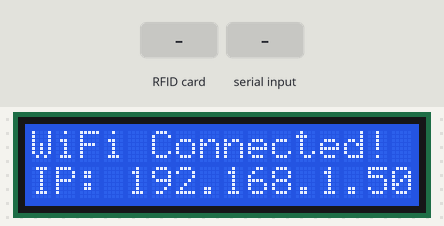
The sketch below on a simulated ESP8266 (NodeMCU). On the bench: 16×2 character LCD. The test bench sets the inputs (shaded band). WiFi joins after 1.5 s; servers stay silent unless stated; uploads are accepted with an empty reply; what the sketch prints to the serial monitor is not drawn.

Above: at 3.0 s.
3.1 s: RFID card 5E 7A 19 C4 held to the reader
At 4.3 s:
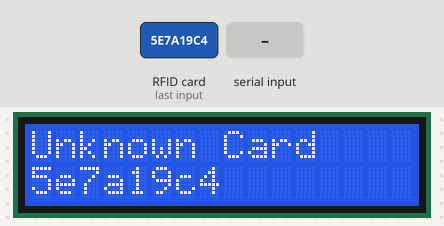
4.9 s: "1" received over the second serial link
At 6.4 s:
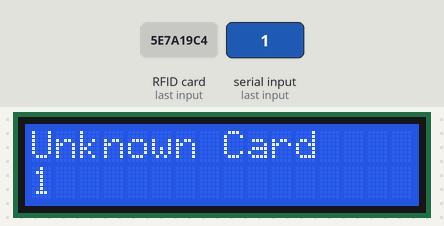
6.7 s: "0" received over the second serial link
At 7.7 s:
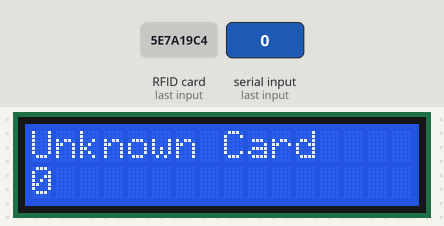
Timing chart, 0 to 9.7 s (numbered marks = the images above; inputs shaded):
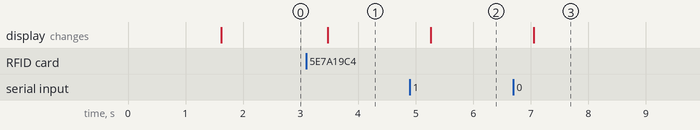

The sketch:

GSHET2.ino
```cpp
#include <ESP8266WiFi.h>
#include <ESP8266HTTPClient.h>
#include <ESP8266WebServer.h>
#include <ArduinoJson.h>
#include <SPI.h>
#include <MFRC522.h>
#include <SoftwareSerial.h>
#include <WiFiClientSecure.h>
#include <Wire.h>
#include <LiquidCrystal_I2C.h>

#define SS_PIN    15  // RFID SS Pin
#define RST_PIN   5   // RFID RST Pin
#define EM18_RX   4   // EM18 RX Pin

MFRC522 mfrc522(SS_PIN, RST_PIN);
SoftwareSerial RFID(EM18_RX, -1);
WiFiClientSecure client;
ESP8266WebServer server(80);
LiquidCrystal_I2C lcd(0x27, 16, 2); // 0x3F LCD I2C Address 0x27

const char* ssid = "OneTwo";
const char* password = "0zerotwo";
const char* githubURL = "https://raw.githubusercontent.com/isg32/ESP8266_dotfile/main/cards.json";
const char* scriptURL = "https://script.google.com/macros/s/AKfycbxu1N6nZc_FFEEXuM5pLog_QdqGaM3mewnFWRzcD1QD2hS9Ixi4pjAoV5_VMFOZtceT9w/exec";

String logs = ""; // Store logs for the web UI
DynamicJsonDocument cardDB(2048);

void setup() {
    Serial.begin(115200);
    lcd.begin(16,2);
    lcd.backlight();
    lcd.clear();  // Clear display before writing

    lcd.setCursor(0, 0);
    lcd.print("WiFi Connecting...");
    WiFi.begin(ssid, password);

    Serial.print("Connecting to WiFi");
    while (WiFi.status() != WL_CONNECTED) {
        delay(500);
        Serial.print(".");
    }

    String ip = WiFi.localIP().toString();
    Serial.println("\nConnected! IP: " + ip);

    lcd.clear();
    lcd.setCursor(0, 0);
    lcd.print("WiFi Connected!");
    lcd.setCursor(0, 1);
    lcd.print("IP: " + ip);

    logs += "ESP8266 IP: " + ip + "<br>";

    SPI.begin();
    mfrc522.PCD_Init();
    RFID.begin(9600);
    client.setInsecure();
    fetchCardDatabase();

    server.on("/", HTTP_GET, []() {
        server.send(200, "text/html", generateHTML());
    });
    server.begin();
}

void loop() {
    server.handleClient();
    String card = readMFRC522();
    if (card != "") processCard(card);

    card = readEM18();
    if (card != "") processCard(card);

    delay(500);
}

void fetchCardDatabase() {
    if (WiFi.status() != WL_CONNECTED) return;
    HTTPClient http;
    http.begin(client, githubURL);
    int httpResponseCode = http.GET();
    if (httpResponseCode == 200) {
        String payload = http.getString();
        DeserializationError error = deserializeJson(cardDB, payload);
        if (!error) {
            logs += "Card Database Loaded!<br>";
            Serial.println("Card Database Loaded!");
        }
    }
    http.end();
}

String readMFRC522() {
    if (!mfrc522.PICC_IsNewCardPresent() || !mfrc522.PICC_ReadCardSerial()) return "";
    String uid = "";
    for (byte i = 0; i < mfrc522.uid.size; i++) uid += String(mfrc522.uid.uidByte[i], HEX);
    mfrc522.PICC_HaltA();
    return uid;
}

String readEM18() {
    String card = "";
    while (RFID.available()) card += (char)RFID.read();
    card.trim();
    return card.length() ? card : "";
}

void processCard(String uid) {
    String name = matchCard(uid);
    lcd.clear();

    if (name == "") {
        lcd.setCursor(0, 0);
        lcd.print("Unknown Card");
        lcd.setCursor(0, 1);
        lcd.print(uid);

        logs += "Unknown Card " + uid + "<br>";
        Serial.println("Unknown Card " + uid);
        sendToGoogleSheets("Unknown", uid);
        return;
    }

    lcd.setCursor(0, 0);
    lcd.print("User: " + name);
    lcd.setCursor(0, 1);
    lcd.print("UID: " + uid);

    String logEntry = name + " (" + uid + ")<br>";
    logs += logEntry;
    Serial.println(logEntry);
    sendToGoogleSheets(name, uid);
}

String matchCard(String uid) {
    for (JsonArray::iterator it = cardDB.as<JsonArray>().begin(); it != cardDB.as<JsonArray>().end(); ++it) {
        if ((*it)["uid"].as<String>() == uid) return (*it)["name"].as<String>();
    }
    return "";
}

void sendToGoogleSheets(String name, String uid) {
    if (WiFi.status() != WL_CONNECTED) return;
    HTTPClient http;
    http.begin(client, scriptURL);
    http.addHeader("Content-Type", "application/json");

    String payload = "{\"name\":\"" + name + "\", \"uid\":\"" + uid + "\"}";

    int httpResponseCode = http.POST(payload);
    Serial.println("Google Sheets Response: " + String(httpResponseCode));
    http.end();
}

String generateHTML() {
    return "<!DOCTYPE html><html><head>"
           "<meta charset='UTF-8'><meta name='viewport' content='width=device-width, initial-scale=1.0'>"
           "<title>ESP8266 Logs</title>"
           "<meta http-equiv='refresh' content='3'>"
           "<style>"
           "body { font-family: Arial, sans-serif; text-align: center; background-color: #f4f4f4; }"
           "h2 { color: #333; }"
           ".log-box { width: 80%; margin: auto; padding: 10px; border: 1px solid #333; background: white; overflow-y: auto; max-height: 300px; }"
           "</style>"
           "</head><body>"
           "<h2>ESP8266 Serial Logs</h2>"
           "<div class='log-box'>" + logs + "</div>"
           "</body></html>";
}
```

Measured:
- after the input at 3.1 s, the display: changes after 0.37 s (image 1)
- after the input at 4.9 s, the display: changes after 0.36 s (image 2)
- after the input at 6.7 s, the display: changes after 0.36 s (image 3)
